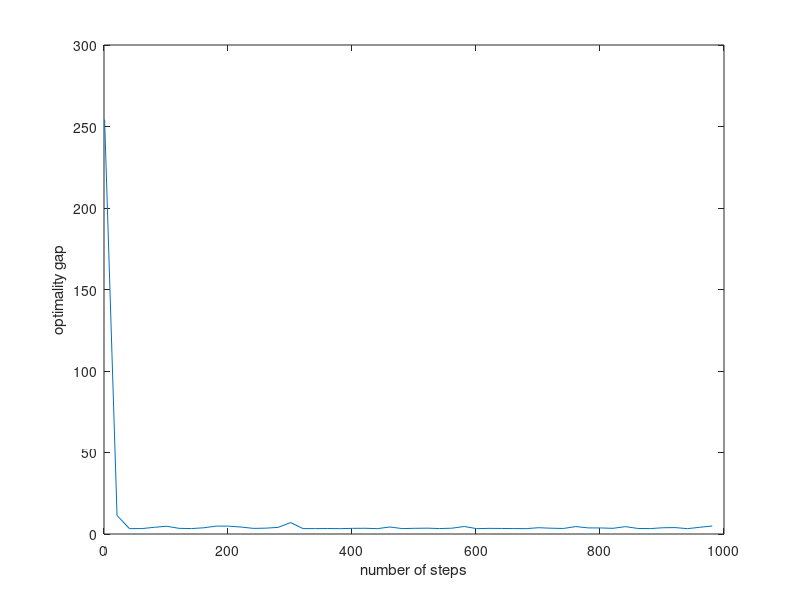

This figure's MATLAB source:
load('cricket.dat');
X = cricket(:,1);
Y = cricket(:,2);

X = [X, ones(length(Y), 1)];


% initial
% W = [5, -4];
% Ax=b ---> x=A\B

W = [0; 0];
optimal_w =  X' * X \ X' * Y

alpha = 0.0005;
ite_steps = 1000;
cost_sgd = zeros(1, length(Y));

cost = ((X*W-Y)'*(X*W-Y))^0.5;


for i=1:ite_steps
	idx = randi(length(Y), 1, 1);
	W = W - alpha * X(idx,:)'*(X(idx,:)*W-Y(idx));
%	W = W - alpha * delta(W, X(idx,:), Y(idx));
	cost_sgd(i) = ((X*W-Y)'*(X*W-Y))^0.5;
end

W
cost = ((X*W-Y)'*(X*W-Y))^0.5;
optimal_w
optimal_cost = ((X*optimal_w-Y)'*(X*optimal_w-Y))^0.5;

id = [1:ite_steps / 50:ite_steps];
gap = cost_sgd - optimal_cost;
plot(id, gap(id));
xlabel('number of steps');
ylabel('optimality gap');
%{
function [ans] = delta(W, X, Y)
	len = length(Y);
	ans = X'*(X*W-Y);
	ans = ans / len;
%}
